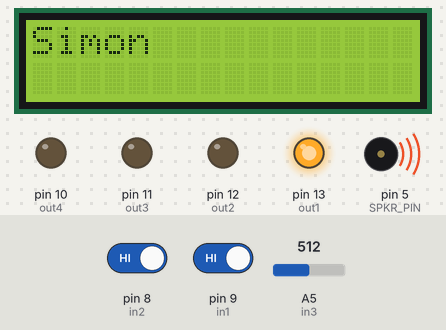
A sketch run on a simulated Arduino Uno, built with avr-gcc and run on an emulated ATmega328P. Parts: 16×2 character LCD, output pins drawn as LEDs (lit = HIGH), buzzer (waves = sounding). Dashed ring = blinking. The test bench sets the inputs (shaded band); at power-on: A5 (in3) = 512, pin 8 (in2) HIGH, pin 9 (in1) HIGH. Random numbers use the default seed unless the sketch sets one.

Above: at 1.2 s.
1.3 s: A5 (in3) set to 496
At 3.5 s:
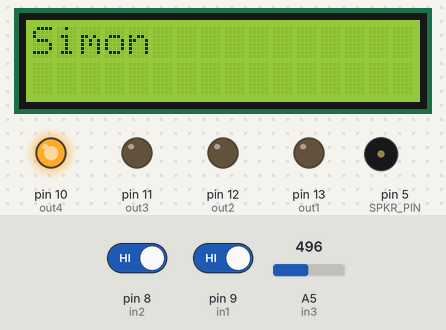
4.1 s: A5 (in3) set to 469
At 4.7 s:
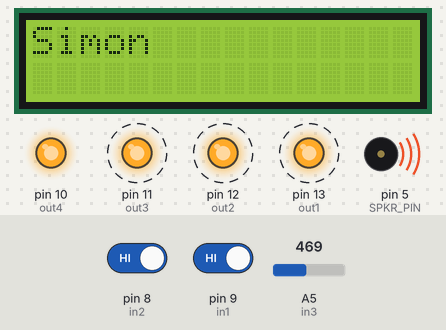
7.1 s: pin 8 (in2) driven LOW and pin 9 (in1) driven LOW
At 8.8 s:
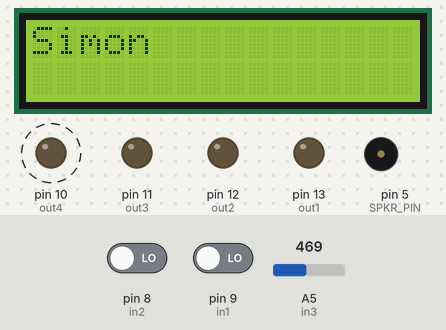
10.1 s: pin 9 (in1) driven HIGH
Timing chart, 0 to 29.1 s (numbered marks = the images above; inputs shaded):
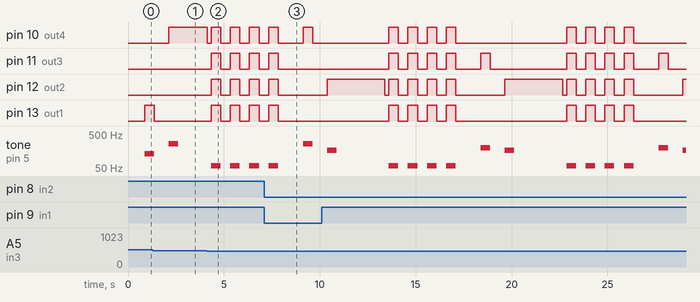

The sketch:

simon.ino
```cpp
//"Simon"-style memory repeat game for TinyLab
//Andre Needham

//NOTE: TinyLab's buzzer is on A1.  It doesn't sound very good, so I hooked an 8 ohm, .2 watt speaker between pin 5 and ground.
//It's loud enough, sounds good, and only seems to use 9ma or so, way under the maximum pin output current.
//Change the 5 below to A1 if you really want to hear the buzzer.
#define SPKR_PIN 5

#include <LiquidTWI2.h>
LiquidTWI2 lcd(0x20);

#define in1 9
#define in2 8
#define in3 A5
#define in4 A5
#define out1 13
#define out2 12
#define out3 11
#define out4 10

int notes[] = {131, 165, 196, 262};
int pressed1, pressed2, pressed3, pressed4;
int sequence_num;
bool show;
int sequence[64];

// the setup routine runs once when you press reset:
void setup() {

  randomSeed(analogRead(0));  //bugbug seems to always be the same.
  pinMode(SPKR_PIN, OUTPUT);
  pinMode(in1, INPUT);
  pinMode(in2, INPUT);
  pinMode(in3, INPUT);
  //pinMode(in4, INPUT);  //in3 and in4 are both on A5, no need to set pinMode twice.

  pinMode(out1, OUTPUT);
  pinMode(out2, OUTPUT);
  pinMode(out3, OUTPUT);
  pinMode(out4, OUTPUT);

  sequence_num = 1;
  show = true;

  lcd.setMCPType(LTI_TYPE_MCP23008);
  lcd.begin(16, 2);
  lcd.setBacklight(HIGH);
  lcd.print("Simon");
}

// the loop routine runs over and over again forever:
void loop() {
  digitalWrite(out1, LOW);
  digitalWrite(out2, LOW);
  digitalWrite(out3, LOW);
  digitalWrite(out4, LOW);

  delay(800);

  int which = random(1,5);
  sequence[sequence_num] = which;

  for(int index = 1; index <= sequence_num; index++)
  {
    tone(SPKR_PIN, notes[sequence[index] - 1]);
    digitalWrite(-sequence[index] + 14, HIGH);  //magic number 14 - (1 through 4) will map to LED on pin 13, 12, 11, or 10.
    delay(500);
    noTone(SPKR_PIN);
    digitalWrite(-sequence[index] + 14, LOW);
    delay(500);
  }
  delay(250);

  bool failed = false;
  int repeat_num = 1;

  while(!failed && repeat_num <= sequence_num)
  {
    int input = waitForInput();
    if(input > 0)
    {
      tone(SPKR_PIN, notes[input - 1]);
      digitalWrite(-input + 14, HIGH);
      delay(500);
      noTone(SPKR_PIN);
    }

    bool ok = waitForInputRelease();
    if(input > 0) digitalWrite(-input + 14, LOW);
    delay(200);

    if(!ok) failed = true;
    if(input != sequence[repeat_num]) failed = true;
    repeat_num++;
  }

  if(failed)
  {
    flash4Times();
    sequence_num = 1;
  }
  else
  {
    sequence_num++;
    delay(500);
  }
}

int waitForInput()
{
  for(int index = 0; index < 60; index++)
  {
    pressed1 = digitalRead(in1);
    pressed2 = digitalRead(in2);
    pressed3 = (analogRead(in3) > 180) && (analogRead(in3) < 220);
    pressed4 = (analogRead(in4) > 480) && (analogRead(in4) < 540);

    if(pressed1 == LOW) return 1;
    if(pressed2 == LOW) return 2;
    if(pressed3) return 3;
    if(pressed4) return 4;

    delay(50);
  }
  return 0;
}

bool waitForInputRelease()
{
   for(int index = 0; index < 50; index++)
  {
    pressed1 = digitalRead(in1);
    pressed2 = digitalRead(in2);
    pressed3 = (analogRead(in3) > 180) && (analogRead(in3) < 220);
    pressed4 = (analogRead(in4) > 480) && (analogRead(in4) < 540);

    if((pressed1 == HIGH) && (pressed2 == HIGH) && (!pressed3) && (!pressed4))
    {
      return true;
    }

    delay(50);
  }
  return false;
}

void flash4Times()
{
  for(int index = 0; index < 4; index++)
  {
    tone(SPKR_PIN, 58);
    digitalWrite(out1, HIGH);
    digitalWrite(out2, HIGH);
    digitalWrite(out3, HIGH);
    digitalWrite(out4, HIGH);
    delay(500);
    noTone(SPKR_PIN);

    digitalWrite(out1, LOW);
    digitalWrite(out2, LOW);
    digitalWrite(out3, LOW);
    digitalWrite(out4, LOW);
    delay(500);
  }
}
```

Measured:
- the behaviour switches between 481 and 480 on A5 (in3) (found by bisection; images 1 and 2)
- by itself, tone on pin 5 (SPKR_PIN): plays 165 Hz for 0.50 s, 58 Hz for 0.50 s, 58 Hz for 0.50 s, 58 Hz for 0.50 s, 58 Hz for 0.50 s, 196 Hz for 0.50 s … (13 notes in this stretch)
